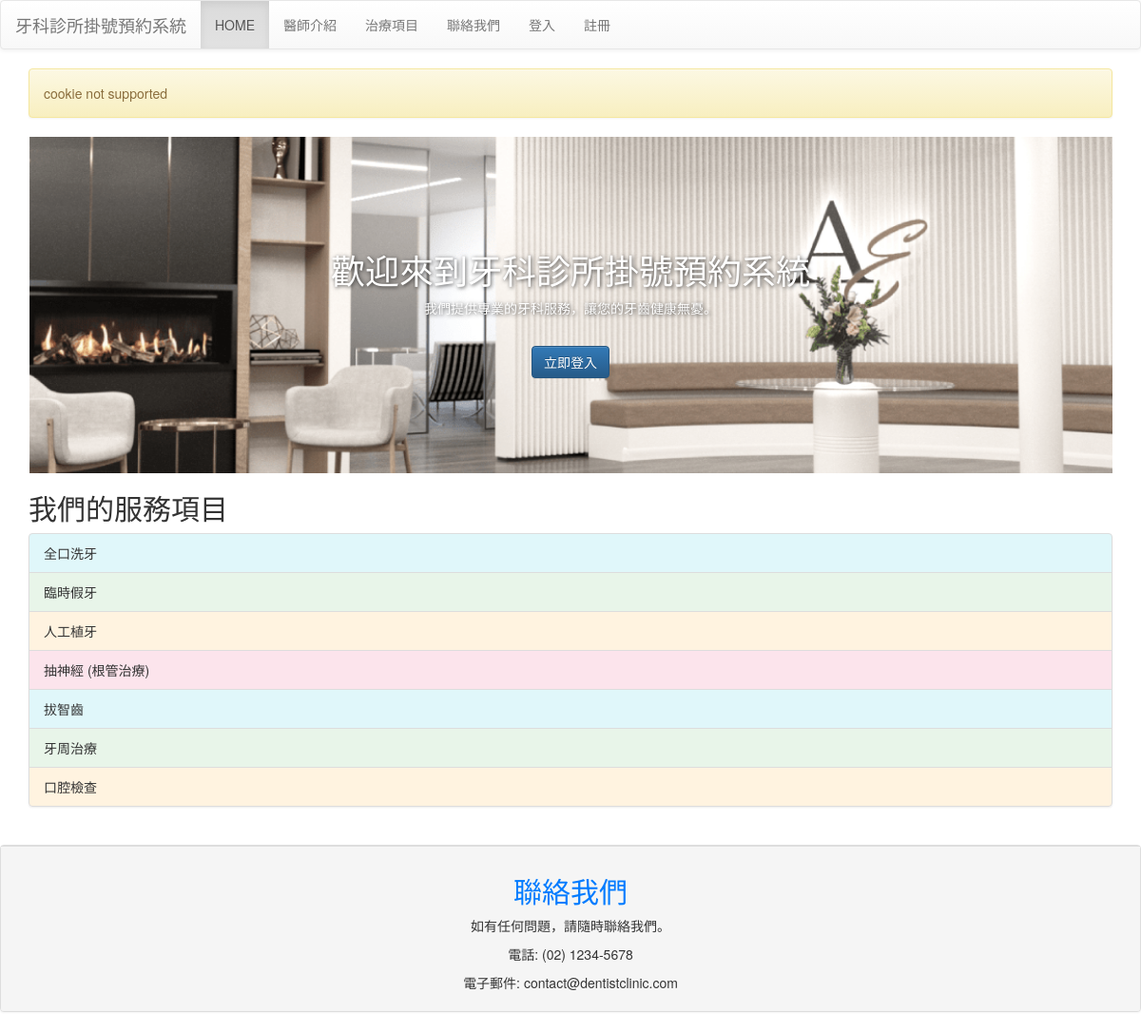
The page / on the database its author committed.
### basic/models.py (models this page shows)
class Service(models.Model):
    name=models.CharField(max_length=100)
    description=models.TextField()
    price=models.IntegerField(default=150)
    def __str__(self):
        return self.name

### basic/views.py (the view)
# urls.py: path('',index),
def index(request):
	services=Service.objects.all()
	if 'user_name' in request.session:
		user_name=request.session['user_name']
	if request.session.test_cookie_worked():
		request.session.delete_test_cookie()
		messages.add_message(request,messages.SUCCESS,'cookie supported')
	else:
		messages.add_message(request,messages.WARNING,'cookie not supported')
	request.session.set_test_cookie()
	return render(request,'basic/index.html',locals())

### context_processors.py (called while the page is built)
def user_identity_flags(request):
    return {
        'is_patient': request.session.get('is_patient', False),
        'is_manager': request.session.get('is_manager', False),
    }

### templates/basic/index.html (shortened to what this page needs)
{%extends 'basic/base.html'%}
{%load static%}
{%block content%}
	<div class="container">
		{%for message in messages%}
			<div class="alert alert-{{message.tags}}">{{message}}</div>
		{%endfor%}
	    <div class="hero">
	        <h1>歡迎來到牙科診所掛號預約系統</h1>
	        <p>我們提供專業的牙科服務，讓您的牙齒健康無憂。</p>
	       	{%if is_patient%}
	       		<a href="/register" class="btn btn-primary">立即掛號</a>
	       	{%elif is_manager%}
	       		<a href="/register_manage" class="btn btn-primary">預約管理</a>
	       	{%else%}
	       		<a href="/login" class="btn btn-primary">立即登入</a>
	       	{%endif%}
	    </div>
	    <div class="services">
	        <h2>我們的服務項目</h2>
	        <ul class="list-group">
	        	{%for service in services%}
	        		<li class="list-group-item" style="background-color:{%cycle '#e0f7fa' '#e8f5e9' '#fff3e0' '#fce4ec'%};">{{service}}</li>
	        	{%endfor%}
	        </ul>
	    </div>
	</div>
{%endblock%}

### rows shown on the page
Service: name "全口洗牙"
Service: name "臨時假牙"
Service: name "人工植牙"
Service: name "抽神經 (根管治療)"
Service: name "拔智齒"
Service: name "牙周治療"
Service: name "口腔檢查"

### other values the page prints
{{ message }} "cookie not supported"
